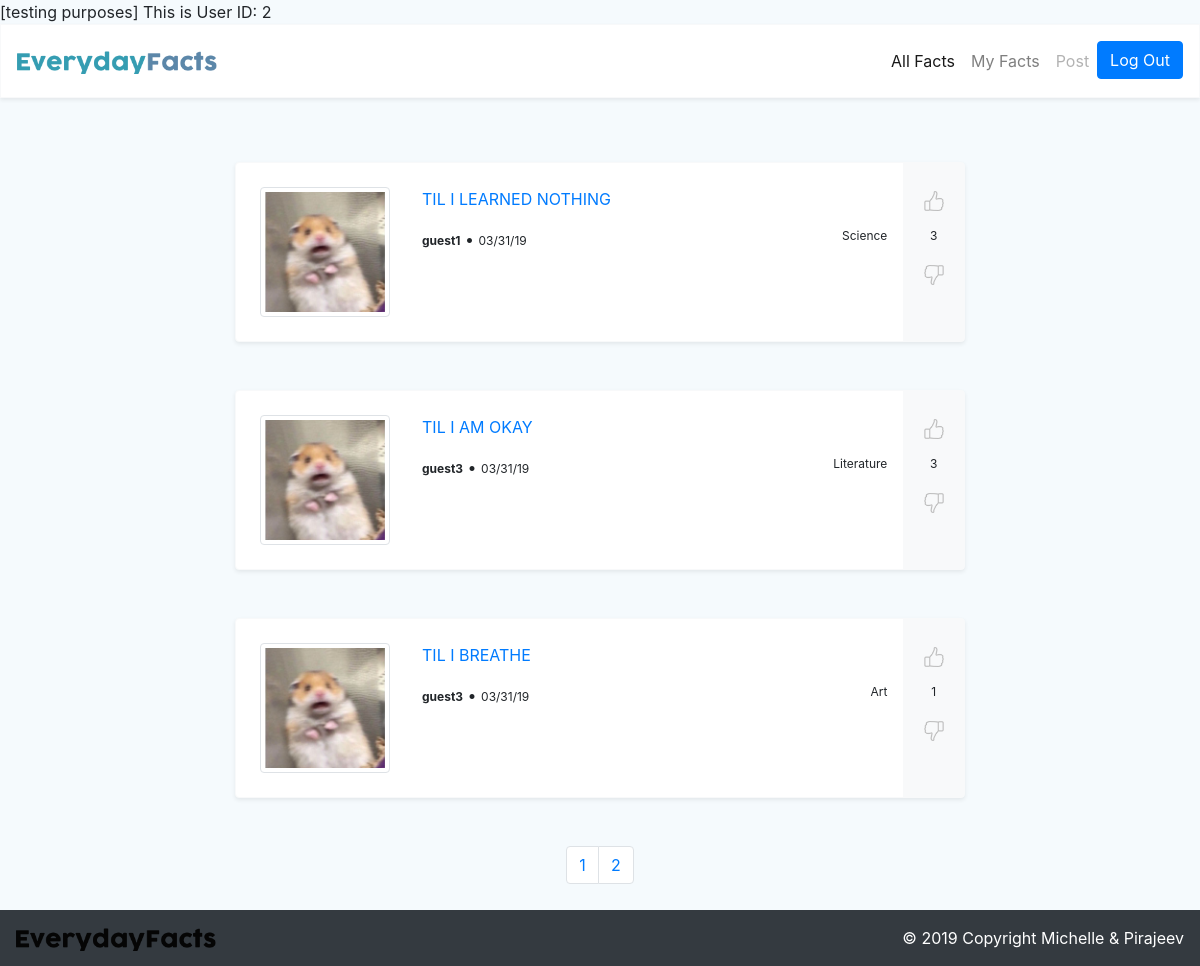
/ (signed in), run on the app's committed database.
### tables this page shows
CREATE TABLE `Post`(
    `PostID` INTEGER NOT NULL AUTO_INCREMENT,
    `UserID` INTEGER,
    `Title` VARCHAR(100),
    `PostDate` TIMESTAMP NOT NULL DEFAULT CURRENT_TIMESTAMP,
    `CategoryID`INTEGER,
    PRIMARY KEY(`PostID`),
    FOREIGN KEY (`UserID`) REFERENCES Users(`UserID`),
    FOREIGN KEY (`CategoryID`) REFERENCES Category(`CategoryID`)
);

CREATE TABLE `Users`(
    `UserID` INTEGER NOT NULL AUTO_INCREMENT,
    `UserName` VARCHAR(50) UNIQUE,
    `Password` VARCHAR(50),
    `UserDate` TIMESTAMP NOT NULL DEFAULT CURRENT_TIMESTAMP,
     INDEX (`UserID`),
    PRIMARY KEY(`UserID`)
);

CREATE TABLE `Category`(
    `CategoryID` INTEGER NOT NULL AUTO_INCREMENT,
    `Type` VARCHAR(50),
    PRIMARY KEY(`CategoryID`)
);

### index.php (the view, shortened to what this page needs)
<?php
include 'include/header.php';
include 'functions.php';
$results_per_page = 3;
$db = getDB();
if (isset($_GET["page"])) { $page  = $_GET["page"]; } else { $page=1; };
$start_from = ($page-1) * $results_per_page;
$statement = "SELECT u.UserID, p.PostID, u.UserName, p.PostID, p.Title, DATE_FORMAT(p.PostDate, '%m/%d/%y') AS 'P', c.Type, SUM(r.Number) as 'RANK'
FROM Rank r
INNER JOIN Post p INNER JOIN Users u
INNER JOIN Category c ON u.UserID = p.UserID
AND p.CategoryID = c.CategoryID AND p.PostID = r.PostID
GROUP BY p.PostID ORDER BY RANK DESC LIMIT $start_from , $results_per_page";
$statement = mysqli_prepare($db, $statement);
mysqli_stmt_execute($statement);
$result = mysqli_stmt_get_result($statement);
?>
<html>
    <body class = "mb-3">
        <div class="container">
            <div class = "row">
                <div class = "col">
                </div>
                <div class = "col-md-8">
                <?php
                        if (mysqli_num_rows($result) > 0) {
                            while($row = mysqli_fetch_array($result)) {
                        ?>
                    <div class="card mt-3 bg-white border border-light shadow-sm mb-5">
                        <div class="row no-gutters">
                            <div class="col-auto p-4">
                                <img width="130" src="./images/hamster.jpg" class="img-fluid img-thumbnail" alt="">
                            </div>
                            <div class="col">
                                <div class="card-block mt-4 px-2">
                                    <a href="post.php?id=<?php echo $row["PostID"];?>"
                                    class="card-link">
                                    <?php echo $row["Title"]?>
                                    </a>
                                </div>
                                <div class="card-block mr-2 mt-2 px-2 mb-3">
                                    <div class = "mt-3">
                                        <b><p class="card-text d-inline"><?php echo $row["UserName"];?></p></b> •
                                        <p class="card-text d-inline"><?php echo $row["P"];?></p>
                                        <p class="card-text float-right"><?php echo $row["Type"];?></p>
                                    </div>
                                </div>
                            </div>
                            <div class = "col-md-1 text-center bg-light">
                                <div class = "mt-4">
                                    <?php
                                        $data = array(
                                            'id' => $row["PostID"],
                                            'vote' => "1",
                                            'user' => $row["UserID"],
                                        );
                                    ?>
                                    <a href = "updownVote.php?<?php echo http_build_query($data,'', '&');?>">
                                        <img width="20" src="./images/thumb-up.png" class="img-fluid" alt="">
                                    </a>
                                    <p class = "mt-3"><?php echo $row["RANK"]?></p>
                                    <?php
                                        $data2 = array(
                                            'id' => $row["PostID"],
                                            'vote' => "0",
                                            'user' => $row["UserID"],
                                        );
                                    ?>
                                    <a href = "updownVote.php?<?php echo http_build_query($data2,'', '&');?>">
                                        <img width="20" src="./images/thumb-down.png" class="img-fluid" alt="">
                                    </a>
                                </div>
                            </div>
                        </div>
                    </div>
                     <?php
                            }
                        } else {
                            echo ("No Posts");
                        }
                        ?>
                </div>
                <div class = "col">
                </div>
            </div>
            <div class = "row">
                <div class = "col" >
                </div>
                <div class = "col-md-8">
                        <nav aria-label="Page navigation example">
                        <ul class="pagination justify-content-center">
                            <?php
                                $statement = "SELECT COUNT(p.PostID) AS total FROM Post p";
                                $statement = mysqli_prepare($db, $statement);
                                 mysqli_stmt_execute($statement);
                                 $results = mysqli_stmt_get_result($statement);
                                 if (mysqli_num_rows($results) > 0) {
                                      while($row = mysqli_fetch_array($results)) {
                                         $total_pages = ceil($row["total"] / $results_per_page);
                                          for ($i=1; $i<=$total_pages; $i++) {
                            ?>
                                <li class="page-item">
                                    <a class="page-link" href="index.php?page=<?php echo $i; ?>">
                                        <?php echo $i; ?>
                                    </a>
                                </li>
                            <?php
                                        };
                                    }
                                }
                            ?>
                            </ul>
                            </nav>
                </div>
                <div class = "col" >
                </div>
            </div>
            </div>
        </body>
       <div class = "footer bg-dark">
            <footer class="navbar navbar-expand-lg navbar-light bg-dark justify-content-between">
                <a href = "#" class="navbar-brand">
                    <img width="200" class = "img-fluid" src="./images/Logo-black.png">
                </a>
                <div class="text-white nav navbar-nav ml-auto">
                    © 2019 Copyright Michelle & Pirajeev
                </div>
            </footer>
        </div>
</html>

### css/style2.css (style rules this page uses)
body { background-color: #f5fafd; padding-bottom: 50px; }
.footer { position: fixed; left: 0; bottom: 0; width: 100%; color: white; text-align: center; }
p { font-size: 12px; }

### data on the page
post: Title "TIL I LEARNED NOTHING", UserID.UserName "guest1", P "03/31/19", CategoryID.Type "Science", RANK "3"
post: Title "TIL I AM OKAY", UserID.UserName "guest3", P "03/31/19", CategoryID.Type "Literature", RANK "3"
post: Title "TIL I BREATHE", UserID.UserName "guest3", P "03/31/19", CategoryID.Type "Art", RANK "1"

### other printed values
$_SESSION['userID'] "2"
